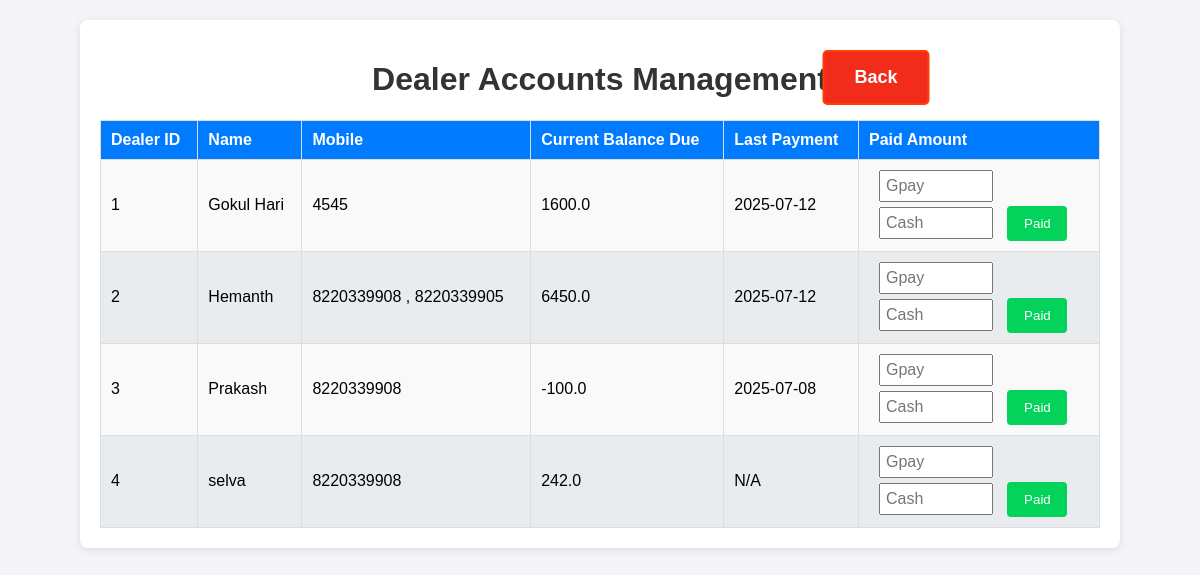
Page /dealer_accounts on the earlier database version.
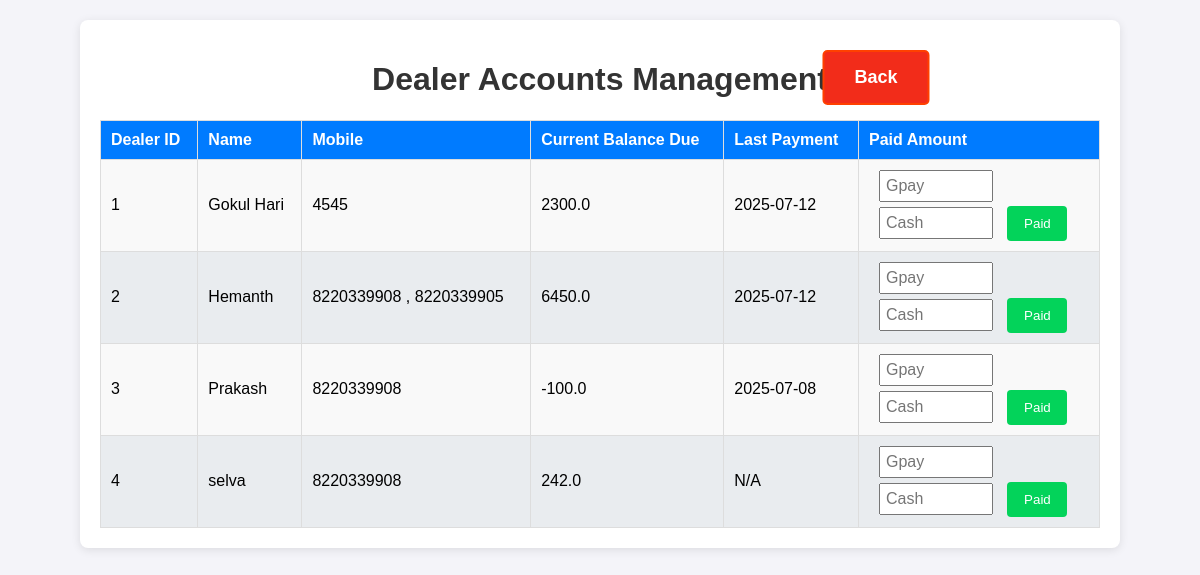
Same page on the later database version.
### app.py (models this page shows)
class Dealer_details(db.Model):
    id = db.Column(db.Integer, primary_key=True)
    dealer_id = db.Column(db.String(100), nullable=False, unique=True)
    name = db.Column(db.String(100), nullable=False)
    mobile = db.Column(db.String(15), nullable=False)
    address = db.Column(db.String(400), nullable=True)
    aadhaar_file = db.Column(db.String(400))  # Path to Aadhaar copy
    photo_file = db.Column(db.String(400))

class DealerAccounts(db.Model):
    id = db.Column(db.Integer, primary_key=True)
    dealer_id = db.Column(db.String(100), db.ForeignKey('dealer_details.dealer_id'), nullable=False, unique=True)
    current_balance = db.Column(db.Float, default=0.0)
    last_payment_date = db.Column(db.DateTime)
    dealer = db.relationship('Dealer_details', backref='account')

### app.py (the view)
@app.route('/dealer_accounts')
def dealer_accounts():
    dealers = Dealer_details.query.outerjoin(DealerAccounts, Dealer_details.dealer_id == DealerAccounts.dealer_id).add_entity(DealerAccounts).order_by(Dealer_details.name.asc()).all()
    return render_template("dealer_accounts.html", dealers=dealers)

### templates/dealer_accounts.html (shortened to what this page needs)
<!DOCTYPE html>
<html lang="en">
    <head>
    <link rel="stylesheet" href="/static/styles.css">
</head>
<body>
    <div class="container dealer_accounts_container">
        <h1>Dealer Accounts Management</h1>
        <a href="/" class="back">Back</a>
        <table class="dealer_accounts">
            <thead>
                <tr>
                    <th>Dealer ID</th>
                    <th>Name</th>
                    <th>Mobile</th>
                    <th>Current Balance Due</th>
                    <th>Last Payment</th>
                    <th class="action">Paid Amount</th>
                </tr>
            </thead>
            <tbody>
                {% for dealer, account in dealers %}
                <tr>
                    <td>{{ dealer.dealer_id }}</td>
                    <td>{{ dealer.name }}</td>
                    <td>{{ dealer.mobile }}</td>
                    <td>{{ account.current_balance if account else 0 }}</td>
                    <td>{{ account.last_payment_date.strftime("%Y-%m-%d") if account and account.last_payment_date else "N/A" }}</td>
                    <td>
                        <form method="POST" action="{{ url_for('update_payment', dealer_id=dealer.dealer_id) }}">
                            <input class="amount" type="number" name="amount_paid_gpay" step="0.01" placeholder="Gpay" required>
                            <input class="amount" style="margin-top: 5px;" type="number" name="amount_paid_cash" step="0.01" placeholder="Cash" required>
                            <button class="pay" type="submit">Paid</button>
                        </form>
                    </td>
                </tr>
                {% endfor %}
            </tbody>
        </table>
    </div>
</body>
</html>

Differences in the rows shown:
changed through a linked row, Dealer_details "Gokul Hari": current_balance "1600.0" → "2300.0"
